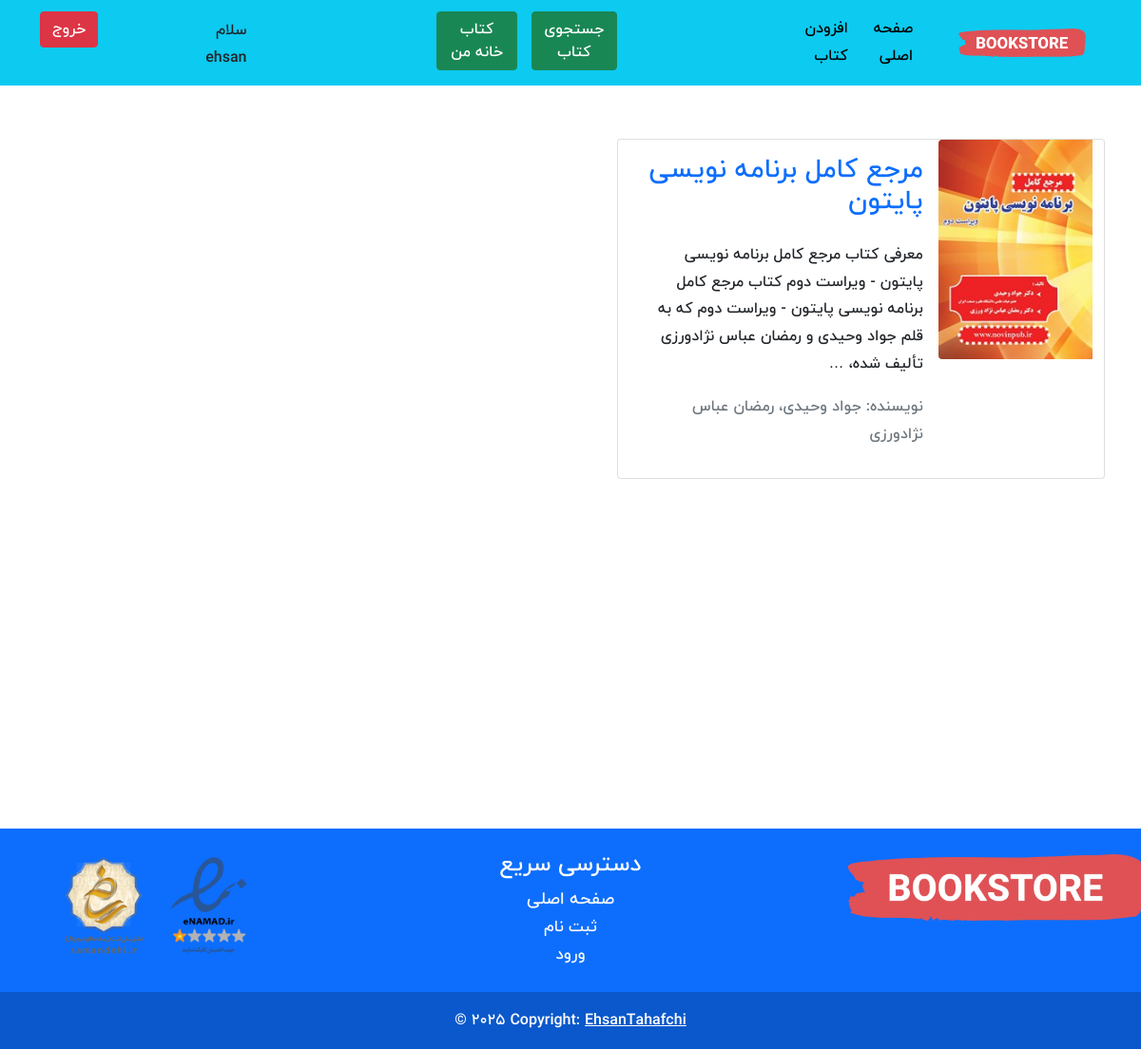
Page /favourite_book_list/ (signed in) on the earlier database version.
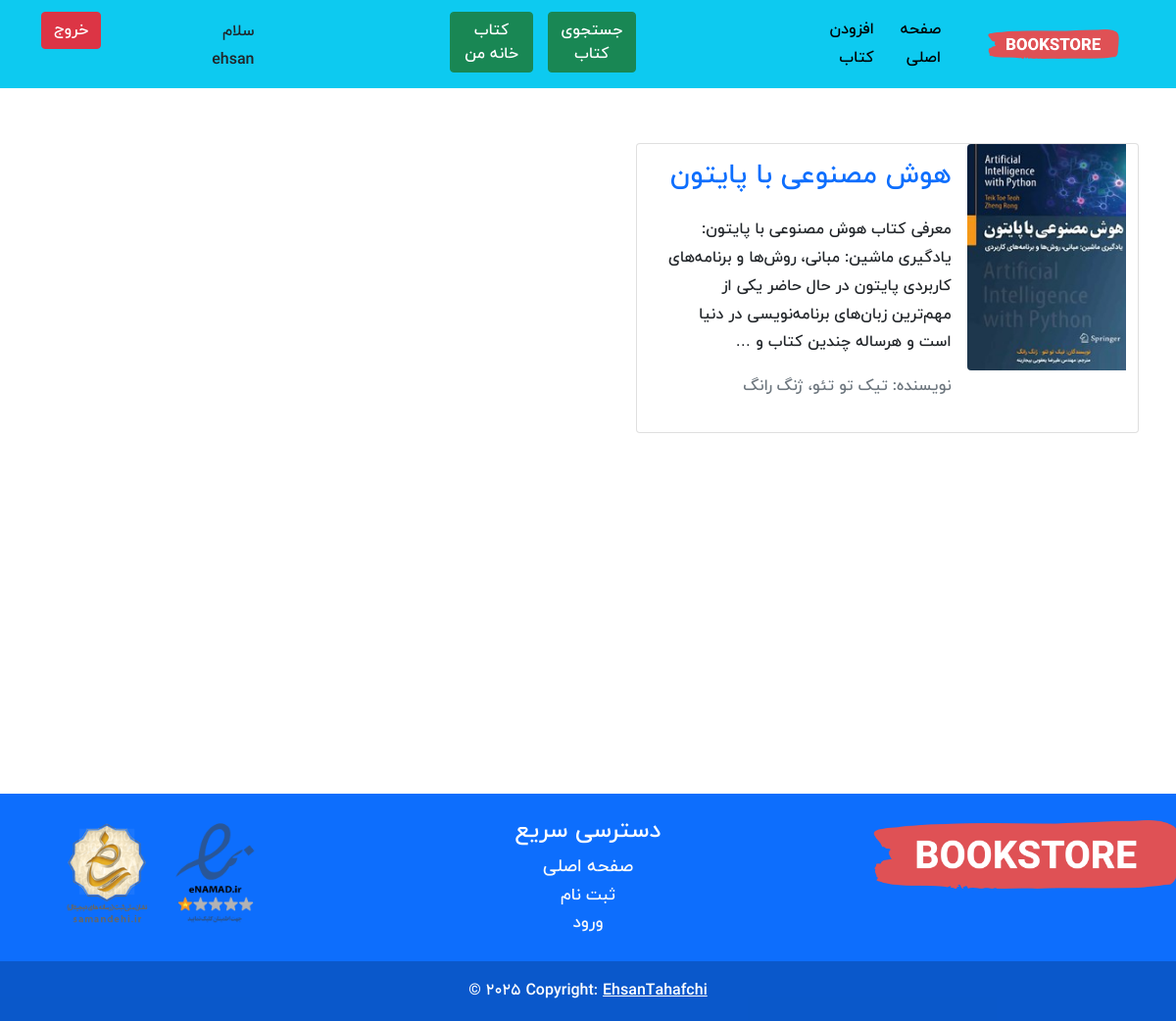
Same page on the later database version.
### accounts/models.py (models this page shows)
class CustomUser(AbstractUser):
    age = models.PositiveIntegerField(null=True, blank=True)

### books/models.py (models this page shows, shortened)
class Book(models.Model):
    user = models.ForeignKey(get_user_model(), on_delete=models.CASCADE)
    title = models.CharField(max_length=200)
    author = models.CharField(max_length=200)
    description = models.TextField()
    price = models.DecimalField(max_digits=6, decimal_places=3)
    cover = models.ImageField(upload_to='covers/', blank=True)
    favourite = models.ManyToManyField(get_user_model(), related_name='favourite', blank=True)
    def get_absolute_url(self):
        return reverse('book_detail', args=[self.id])

### books/views.py (the view)
# urls.py: path('favourite_book_list/', favourite_book_list, name='favourite_book_list'),
def favourite_book_list(request):
    user = request.user
    favourite_books = user.favourite.all()
    return render(request, 'books/favourite_book_list.html', {'favourite_book': favourite_books})

### books/templates/books/favourite_book_list.html (shortened to what this page needs)
{% extends '_base.html' %}
{% block content %}
    <br>
    <div class="container mt-4">
        <div class="row flex-row-reverse">
            {% for book in favourite_book %}
                <div class="card m-2" style="max-width: 45%">
                    <div class="row g-0 h-100" dir="rtl">
                        <div class="col-md-4">
                            {% if book.cover %}
                                <a href="{% url 'book_detail' book.id %}"><img src="{{ book.cover.url }}" class="img-fluid rounded-start" alt="..."></a>
                            {% endif %}
                        </div>
                        <div class="col-md-8 h-100">
                            <div class="d-flex flex-column justify-content-between h-100">
                                <div class="card-body">
                                    <a class="text-decoration-none" href="{{ book.get_absolute_url }}"><h3
                                            class="card-title"><strong>{{ book.title }}</strong></h3></a>
                                    <p class="card-text pt-3">{{ book.description | truncatewords:30 }}</p>
                                    <p class="text-muted">نویسنده: {{ book.author }}</p>
                                </div>
                            </div>
                        </div>
                    </div>
                </div>
            {% endfor %}
        </div>
    </div>
    <br>
    <br>
    <br>
    <br>
    <br>
    <br>
    <br>
    <br>
    <br>
    <br>
    <br>
    <br>
    <br>
{% endblock content %}

### templates/_base.html (shortened to what this page needs)
{% load static %}
<!DOCTYPE HTML PUBLIC "-//W3C//DTD HTML 4.01//EN" "http://www.w3.org/TR/html4/strict.dtd">
<html lang="en">
<head>
    <link href="https://cdn.jsdelivr.net/npm/bootstrap@5.1.3/dist/css/bootstrap.min.css" rel="stylesheet"
>
    <link rel="stylesheet" href="{% static 'css/style.css' %}">
    <link rel="stylesheet" href="https://cdnjs.cloudflare.com/ajax/libs/font-awesome/6.5.0/css/all.min.css">
</head>
<body>
    <nav class="navbar navbar-expand-lg navbar-dark bg-info" dir="rtl">
        <div class="container">
            <a href="{% url 'book_list' %}" class="navbar-brand"><img src="{% static 'icons/logo.png' %}" alt="" height="30" class="d-inline-block align-text-top"></a>
            <div class="collapse navbar-collapse" id="navbarNav">
                <ul class="navbar-nav">
                    <li class="nav-item active">
                        <div class="cls-font">
                            <a style="color: black" class="nav-link" href="{% url 'book_list' %}"> صفحه اصلی <span class="sr-only">(current)</span></a>
                        </div>
                    </li>
                    <li class="nav-item">
                        <div class="cls-font">
                            <a style="color: black" class="nav-link" href="{% url 'book_create' %}">افزودن کتاب</a>
                        </div>
                    </li>
                    <li class="nav-item" style="margin-right: 180px;margin-top: 4px">
                        <a href="{% url 'book_search' %}"><button type="button" class="btn btn-success">جستجوی کتاب</button></a>
                    </li>
                    {% if user.is_authenticated %}
                        <li class="nav-item" style="margin-right: 15px;margin-top: 4px">
                            <a href="{% url 'favourite_book_list' %}"><button type="button" class="btn btn-success">کتاب خانه من</button></a>
                        </li>
                        <li class="nav-item" style="margin-right: 200px;margin-top: 10px">
                        <div class="font">سلام {{ user.username }}</div>
                        </li>
                        <li class="nav-item" style="margin-right: 100px;margin-top: 4px">
                            <form action="{% url 'logout' %}" method="post">
                                <button type="submit" class="btn btn-danger">خروج</button>
                            </form>
                        </li>
                    {% else %}
                        <li class="nav-item" style="margin-right: 450px;margin-top: 4px">
                            <a href="{% url 'login' %}"><button type="button" class="btn btn-success">ورود</button></a>
                            <a href="{% url 'signup' %}"><button type="button" class="btn btn-success">ثبت نام</button></a>
                        </li>
                    {% endif %}
                </ul>
            </div>
        </div>
    </nav>
{% block content %}
{% endblock content %}
<br>
<br>
<footer class="bg-primary text-white text-center text-lg-start">
    <div class="container p-4">
        <div class="row">
            <div class="col-lg-3 col-md-12 mb-4 mb-md-0">
                <img src="{% static 'icons/log.png' %}" alt="" height="110" class="d-inline-block align-text-top">
                <img src="{% static 'icons/lo.png' %}" alt="" height="110" class="d-inline-block align-text-top">
            </div>
            <div class="col-lg-6 col-md-6 mb-4 mb-md-0" style="text-align: center">
                <h4 class="text-uppercase">دسترسی سریع</h4>
                <ul class="list-unstyled mb-0">
                    <li>
                        <a style="font-size: 18px" class="link-light text-decoration-none"
                           href="{% url 'book_list' %}"> صفحه اصلی </a>
                    </li>
                    <li>
                        <a style="font-size: 17px" class="link-light text-decoration-none"
                           href="{% url 'signup' %}">ثبت نام</a>
                    </li>
                    <li>
                        <a style="font-size: 17px" class="link-light text-decoration-none"
                           href="{% url 'login' %}">ورود</a>
                    </li>
                </ul>
            </div>
            <div class="col-lg-3 col-md-6 mb-4 mb-md-0">
                <img src="{% static 'icons/logo.png' %}" alt="" height="70" class="d-inline-block align-text-top">
            </div>
        </div>
    </div>
    <div class="text-center p-3" style="background-color: rgba(0, 0, 0, 0.2);">
        © 2025 Copyright:
        <a class="text-white" href="{% url 'book_list' %}">EhsanTahafchi</a>
    </div>
</footer>
</body>
</html>

### static/css/style.css (style rules this page uses)
* { font-family: 'BYekan', sans-serif; line-height: 1.8rem; }

Differences in the rows shown:
no longer on this page (row edited): Book: cover (picture), title "مرجع کامل برنامه نویسی پایتون", description "معرفی کتاب مرجع کامل برنامه نویسی پایتون - ویراست دوم کتاب مرجع کامل برنامه نویسی پایتون - ویراست دوم که به قلم جواد وحیدی و رمضان عباس‌ نژادورزی تألیف شده، …", author "جواد وحیدی، رمضان عباس نژادورزی"
now on this page (row unchanged): Book: cover (picture), title "هوش مصنوعی با پایتون", description "معرفی کتاب هوش مصنوعی با پایتون: یادگیری ماشین: مبانی، روش‌ها و برنامه‌های کاربردی پایتون در حال حاضر یکی از مهم‌ترین زبان‌های برنامه‌نویسی در دنیا است و هرساله چندین کتاب و …", author "تیک تو تئو، ژنگ رانگ"
